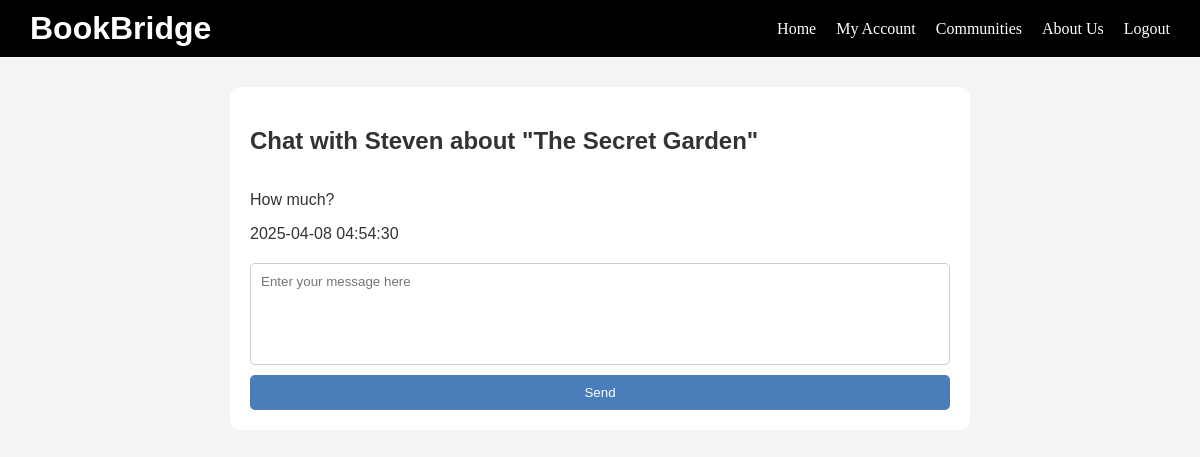
The app's page /chat/2/1 (signed in) with its own data.
### tables this page shows
CREATE TABLE users (
            id INTEGER PRIMARY KEY AUTOINCREMENT,
            first_name TEXT NOT NULL,
            last_name TEXT NOT NULL,
            age INTEGER NOT NULL,
            email TEXT NOT NULL UNIQUE,
            password TEXT NOT NULL
        );

CREATE TABLE book_listings (
            id INTEGER PRIMARY KEY AUTOINCREMENT,
            user_id INTEGER NOT NULL,
            title TEXT NOT NULL,
            author TEXT NOT NULL,
            genre TEXT NOT NULL,
            condition TEXT NOT NULL,
            image_filename TEXT,
            FOREIGN KEY (user_id) REFERENCES users(id)
        );

CREATE TABLE messages (
            id INTEGER PRIMARY KEY AUTOINCREMENT,
            sender_id INTEGER NOT NULL,
            receiver_id INTEGER NOT NULL,
            book_id INTEGER,
            message TEXT NOT NULL,
            timestamp DATETIME DEFAULT CURRENT_TIMESTAMP,
            FOREIGN KEY (sender_id) REFERENCES users(id),
            FOREIGN KEY (receiver_id) REFERENCES users(id),
            FOREIGN KEY (book_id) REFERENCES book_listings(id)
        );

### app/routes.py (the view)
@main.route("/chat/<int:buyer_id>/<int:book_id>")
def chat(buyer_id, book_id):
    if "user" not in session:
        return redirect(url_for("main.login"))
    current_user_id = session["user"]["id"]
    conn = get_db_connection()
    messages = conn.execute(
        """
        SELECT * FROM messages
        WHERE book_id = ?
          AND ((sender_id = ? AND receiver_id = ?) OR (sender_id = ? AND receiver_id = ?))
        ORDER BY timestamp ASC
        """,
        (book_id, current_user_id, buyer_id, buyer_id, current_user_id),
    ).fetchall()
    book = conn.execute(  # get book & buyer details for display
        "SELECT title FROM book_listings WHERE id = ?", (book_id,)
    ).fetchone()
    book_title = book["title"] if book else "Book"
    buyer = conn.execute(
        "SELECT first_name FROM users WHERE id = ?", (buyer_id,)
    ).fetchone()
    buyer_name = buyer["first_name"] if buyer else "User"
    conn.close()
    return render_template(
        "chat.html",
        buyer_id=buyer_id,
        book_id=book_id,
        buyer_name=buyer_name,
        book_title=book_title,
        messages=messages,
        current_user_id=current_user_id,
    )

### app/models.py (called while the page is built)
def get_db_connection():
    conn = sqlite3.connect("app/database.db")
    conn.row_factory = sqlite3.Row  # allows column access by name
    return conn

### app/templates/chat.html (shortened to what this page needs)
{% extends 'base.html' %}
{% block styles %}
<link rel="stylesheet" href="{{ url_for('static', filename='css/chat.css') }}">
{% endblock %}
{% block content %}
<div class="chat-container">
    <div class="chat-header">
        <h2>Chat with {{ buyer_name }} about "{{ book_title }}"</h2>
    </div>
    <div class="chat-messages">
        {% for msg in messages %}
            <div class="message {{ 'sent' if msg.sender_id == current_user_id else 'received' }}">
                <p>{{ msg.message }}</p>
                <span class="timestamp">{{ msg.timestamp }}</span>
            </div>
        {% endfor %}
    </div>
    <form method="POST" action="{{ url_for('main.send_chat_message') }}" class="chat-form">
        <textarea name="message" rows="2" placeholder="Enter your message here" required></textarea>
        <button type="submit">Send</button>
    </form>
</div>
{% endblock %}

### app/static/css/base.css (style rules this page uses)
body { font-family: Arial, sans-serif; margin: 0; padding: 0; background: #f4f4f4; color: #333; }

### app/static/css/chat.css (style rules this page uses)
.chat-container { max-width: 700px; margin: 30px auto; background: #fff; padding: 20px; border-radius: 10px; }
.chat-messages { max-height: 400px; overflow-y: auto; margin-bottom: 20px; }
.chat-form { display: flex; flex-direction: column; }
.chat-form textarea { padding: 10px; resize: none; height: 80px; font-family: inherit; margin-bottom: 10px; border: 1px solid #ccc; border-radius: 5px; }
.chat-form button { padding: 10px; background-color: #4a7ebb; color: white; border: none; border-radius: 5px; cursor: pointer; }

### records on screen
users: first_name "Steven"
book_listings: title "The Secret Garden"
messages: message "How much?", timestamp "2025-04-08 04:54:30"
